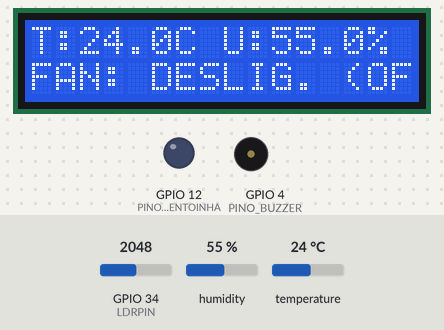
A sketch run on a simulated ESP32. Shown: 16×2 character LCD, output pins drawn as LEDs (lit = HIGH), buzzer (waves = sounding). The test bench sets the inputs (shaded band); at power-on: temperature 24 °C, humidity 55 %, GPIO 34 (LDRPIN) = 2048. What the sketch prints to the serial monitor is not drawn.

Above: at 2.7 s.
2.8 s: temperature set to 29.6 °C
At 4.0 s:
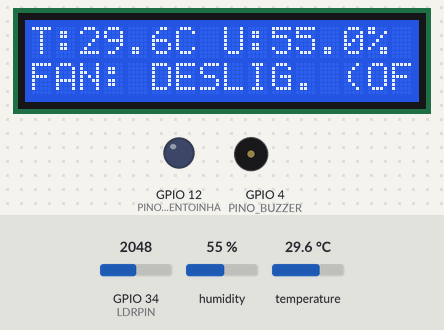
5.5 s: temperature set to 30.9 °C
At 6.9 s:
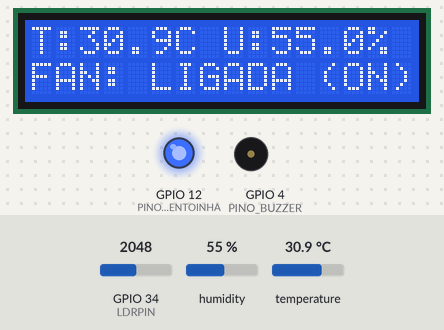
8.2 s: temperature set to 39.5 °C
At 10.4 s:
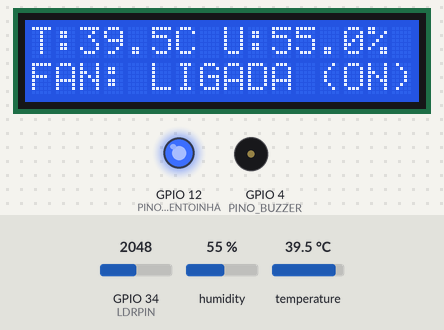
11.2 s: temperature set to 40.5 °C
At 12.2 s:
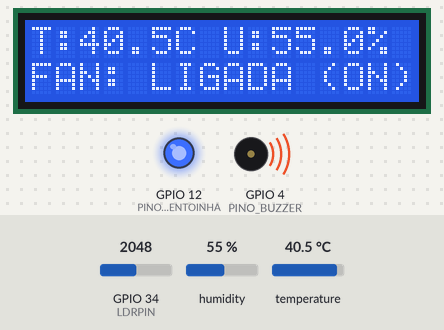
13.9 s: humidity set to 22 %
At 16.9 s:
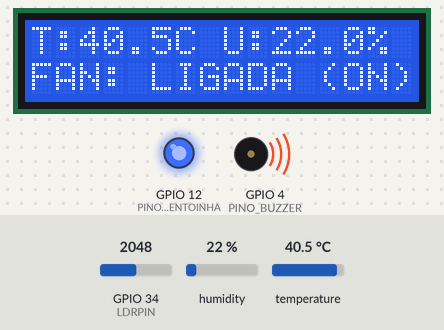
Timing chart, 0 to 18.3 s (numbered marks = the images above; inputs shaded):
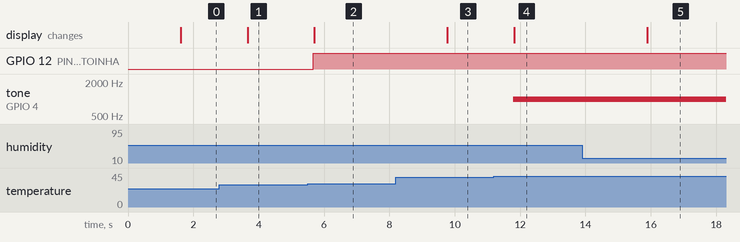

The sketch:

sketch.ino
```cpp
/**
 * LAB 07: Lógica de Controle e Atuadores (GABARITO / SOLUÇÃO DE REFERÊNCIA)
 * UC S122 - Internet das Coisas | SENAI Porto Alegre
 *
 * Arquivo Principal: Coordenador Geral do Firmware Sliced
 */

#include "Bibliotecas.h"

// Instanciação física das variáveis globais
DHT dht(DHTPIN, DHTTYPE);
LiquidCrystal_I2C lcd(0x27, 16, 2);

float temp = 0.0;
float umid = 0.0;
int luzPerc = 0;

// Declaração de escopo das funções implementadas na aba _1_Phy.ino
void setupEdge();
void loopEdge();

void setup() {
  Serial.begin(115200);
  Serial.println("\n=== [M3F] Inicializando Sistema de Controle Autonomo (LAB 07) ===");

  setupEdge(); // Inicializa os pinos, sensores e LCD
}

void loop() {
  loopEdge(); // Executa a lógica de leitura física, controle e atuação

  // Mensagem de log na Serial para monitoramento
  Serial.printf("[Debug] T: %.1fC | U: %.1f%% | Luz: %d%%\n", temp, umid, luzPerc);

  delay(2000); // Intervalo exigido pelo DHT22
}
```

Bibliotecas.h
```cpp
/**
 * LAB 07: Lógica de Controle e Atuadores (GABARITO / SOLUÇÃO DE REFERÊNCIA)
 * UC S122 - Internet das Coisas | SENAI Porto Alegre
 *
 * Arquivo: Bibliotecas.h (Declaração de Pinos, Objetos e Externs)
 */

#ifndef _BIBLIOTECAS_H_
#define _BIBLIOTECAS_H_

#include <DHT.h>
#include <Wire.h>
#include <LiquidCrystal_I2C.h>

// Definições de pinos de hardware
#define DHTPIN 15
#define DHTTYPE DHT22
#define LDRPIN 34

// Atuadores
#define PINO_VENTOINHA 12
#define PINO_BUZZER 4

// Declarações extern para objetos globais
extern DHT dht;
extern LiquidCrystal_I2C lcd;

// Declarações extern para variáveis globais de dados
extern float temp;
extern float umid;
extern int luzPerc;

#endif
```

_1_Phy.ino
```cpp
/**
 * LAB 07: Lógica de Controle e Atuadores (GABARITO / SOLUÇÃO DE REFERÊNCIA)
 * UC S122 - Internet das Coisas | SENAI Porto Alegre
 *
 * Arquivo: _1_Phy.ino (Camada Física e Lógica de Automação no Edge)
 */

#include "Bibliotecas.h"

// Variavel local do estado da ventoinha (Histerese)
bool ventoinhaLigada = false;

// Inicialização dos dispositivos físicos locais
void setupEdge() {
  dht.begin();

  // Inicialização do LCD
  lcd.init();
  lcd.backlight();
  lcd.clear();
  lcd.setCursor(0, 0);
  lcd.print("Controle IoT!");

  // Configuração dos pinos dos atuadores
  pinMode(PINO_VENTOINHA, OUTPUT);
  pinMode(PINO_BUZZER, OUTPUT);

  // Garante atuadores desligados na partida
  digitalWrite(PINO_VENTOINHA, LOW);
  noTone(PINO_BUZZER);

  delay(1500);
}

// Loop de execução local de I/O e regras de automação
void loopEdge() {
  // Leituras físicas
  temp = dht.readTemperature();
  umid = dht.readHumidity();

  int luzRaw = analogRead(LDRPIN);
  luzPerc = map(luzRaw, 0, 4095, 0, 100);

  if (isnan(temp) || isnan(umid)) {
    Serial.println("[ERRO] Falha ao ler sensores!");
    return;
  }

  // -------------------------------------------------------------
  // REGRA DE ATUAÇÃO E HISTERESE (PASSO 1 E 3)
  // -------------------------------------------------------------
  // Histerese para proteger contra oscilacoes:
  // - Liga a ventoinha se a temp > 30.0 C.
  // - Mantem ligada ate temp cair abaixo de 28.0 C.
  if (temp > 30.0) {
    ventoinhaLigada = true;
    digitalWrite(PINO_VENTOINHA, HIGH);
  }
  else if (temp < 28.0) {
    ventoinhaLigada = false;
    digitalWrite(PINO_VENTOINHA, LOW);
  }

  // -------------------------------------------------------------
  // REGRA DE ALARME CRÍTICO (PASSO 2)
  // -------------------------------------------------------------
  // Se a temperatura passar do limite critico
  // dispara o alarme.
  if (temp > 40.0) {
    tone(PINO_BUZZER, 1000); // Emite tom de 1000Hz
  } else {
    noTone(PINO_BUZZER);     // Silencia o buzzer
  }

  // ---------------------------------------------------
  // ATUALIZACAO DO LCD COM STATUS DA VENTOINHA
  // ---------------------------------------------------
  lcd.clear();
  lcd.setCursor(0, 0);
  lcd.print("T:"); lcd.print(temp, 1);
  lcd.print("C U:"); lcd.print(umid, 1); lcd.print("%");

  // Status da ventoinha na segunda linha do display
  lcd.setCursor(0, 1);
  if (ventoinhaLigada) {
    lcd.print("FAN: LIGADA (ON) ");
  } else {
    lcd.print("FAN: DESLIG. (OFF)");
  }
}
```

Measured:
- the behaviour switches between 30 and 30.1 °C on temperature (found by bisection; images 1 and 2)
- the behaviour switches between 40 and 40.1 °C on temperature (found by bisection; images 3 and 4)
- after the input at 2.8 s, the display: changes after 0.86 s (image 1)
- after the input at 5.5 s, GPIO 12 (PINO_VENTOINHA): LOW → HIGH after 0.16 s; the display: changes after 0.20 s (image 2)
- after the input at 8.2 s, the display: changes after 1.6 s (image 3)
- after the input at 11.2 s, tone on GPIO 4 (PINO_BUZZER): silent → 1000 Hz after 0.58 s; the display: changes after 0.62 s (image 4)
- after the input at 13.9 s, the display: changes after 2.0 s (image 5)
